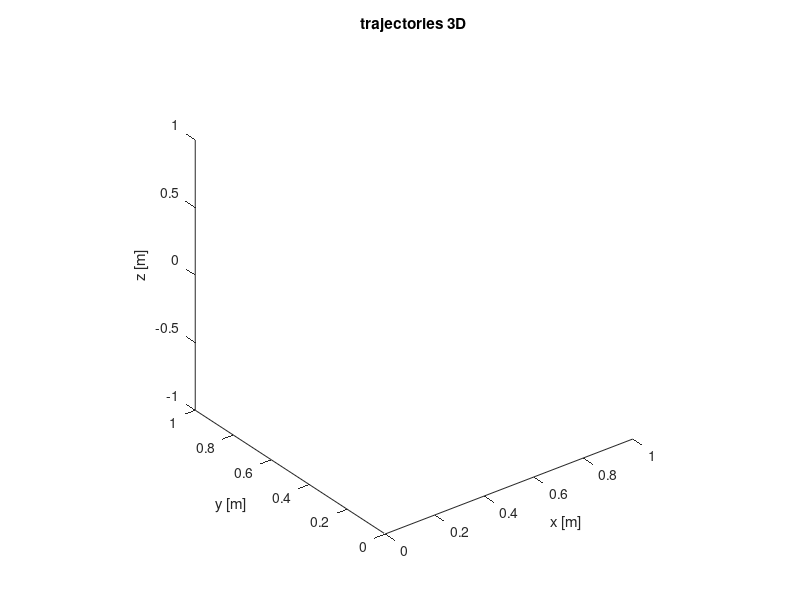

This chart was generated by the following MATLAB code: (Note: this script raises an error after producing the figure.)
% %% Plot results
% figure(7)
% clf
% 
% ax1 = subplot(2,1,1);
% title('trajectory of COM 3d')
% xlabel('x [m]') % x-axis label
% ylabel('y [m]') % y-axis label
% zlabel('z [m]') % z-axis label
% view(3)
% hold on
% plot3(xc,yc,zc,'-*k')
% hold off
% legend('COM','Location','southeast')
% 
% ax2 = subplot(2,1,2);
% title('trajectories 3d')
% xlabel('x [m]') % x-axis label
% ylabel('y [m]') % y-axis label
% zlabel('z [m]') % z-axis label
% view(3)
% hold on
% plot3(xz,yz,zz,'-*g')
% 
% plot3(xz_up,yz_up,zz_up,'-*r')
% plot3(xz_down,yz_down,zz_down,'-*m')
% 
% plot3(xcapture,ycapture,zcapture,'-*b')
% hold off
% hold on;
% pstep=[xstep ystep];
% psi=zeros(size(pstep,1)*3,1);
% firstSS=(phase_type(2)=='r');
% 
% XY=drawing_rectangle_rotate(pstep,psi,backtoankle,fronttoankle,exttoankle,inttoankle,firstSS);
% for j=1:length(pstep)
%     plot3(XY(j,1:5),XY(j,6:10),repmat(zstep(j),1,5),'-k','LineWidth',2)
% end
% 
% XY=drawing_rectangle_rotate(pstep,psi,backtoankle-sole_margin,fronttoankle-sole_margin,exttoankle-sole_margin,inttoankle-sole_margin,firstSS);
% for j=1:length(pstep)
%     plot3(XY(j,1:5),XY(j,6:10),repmat(zstep(j),1,5),':k','LineWidth',2)
% end
% 
% XY=drawing_rectangle_rotate(pstep,psi,backtoankle+4*sole_margin,fronttoankle+4*sole_margin,exttoankle+4*sole_margin,inttoankle+4*sole_margin,firstSS);
% for j=1:length(pstep)
%     fill3(XY(j,1:5),XY(j,6:10),repmat(zstep(j),1,5),[132,200,225]/255,'LineStyle','none')
% end
% hold off
% hlink = linkprop([ax1,ax2],{'CameraPosition','CameraUpVector'}); 
% rotate3d on
% 
% legend('CoP','CoP up','CoP down','Capture point','Location','southeast')

%% Plot results
figure(8)
clf

title('trajectories 3D')
xlabel('x [m]') % x-axis label
ylabel('y [m]') % y-axis label
zlabel('z [m]') % z-axis label
axis square
view(3)
hold on
plot3(xc,yc,zc-h_com+0.1,'-*k')
legend('COM','Location','southeast')

plot3(xz,yz,zz,'-*g')

plot3(xz_up,yz_up,zz_up,'-*r')
plot3(xz_down,yz_down,zz_down,'-*m')

plot3(xcapture,ycapture,zcapture,'-*b')

plot3(xdcm,ydcm,zdcm-h_com+0.1,'-*b')
hold off
hold on;
pstep=[xstep ystep];
psi=zeros(size(pstep,1)*3,1);
firstSS=(phase_type(2)=='r');

XY=drawing_rectangle_rotate(pstep,psi,backtoankle,fronttoankle,exttoankle,inttoankle,firstSS);
for j=1:length(pstep)
    plot3(XY(j,1:5),XY(j,6:10),repmat(zstep(j),1,5),'-k','LineWidth',2)
end

XY=drawing_rectangle_rotate(pstep,psi,backtoankle-sole_margin,fronttoankle-sole_margin,exttoankle-sole_margin,inttoankle-sole_margin,firstSS);
for j=1:length(pstep)
    plot3(XY(j,1:5),XY(j,6:10),repmat(zstep(j),1,5),':k','LineWidth',2)
end

XY=drawing_rectangle_rotate(pstep,psi,backtoankle+4*sole_margin,fronttoankle+4*sole_margin,exttoankle+4*sole_margin,inttoankle+4*sole_margin,firstSS);
for j=1:length(pstep)
    fill3(XY(j,1:5),XY(j,6:10),repmat(zstep(j),1,5),[132,200,225]/255,'LineStyle','none')
end
hold off
legend('COM','CoP','CoP up','CoP down','Capture point','Location','southeast')